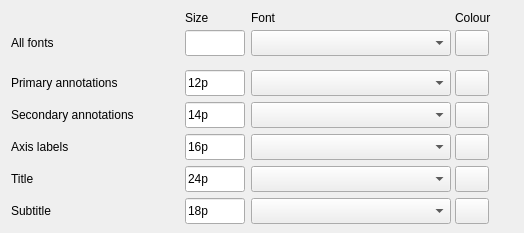
   <widget class="QWidget" name="tabFonts">
    <attribute name="title">
     <string>Fonts</string>
    </attribute>
    <widget class="QLabel" name="lblHdrFontSize">
     <property name="geometry">
      <rect>
       <x>185</x>
       <y>8</y>
       <width>60</width>
       <height>20</height>
      </rect>
     </property>
     <property name="text">
      <string>Size</string>
     </property>
    </widget>
    <widget class="QLabel" name="lblHdrFontName">
     <property name="geometry">
      <rect>
       <x>251</x>
       <y>8</y>
       <width>200</width>
       <height>20</height>
      </rect>
     </property>
     <property name="text">
      <string>Font</string>
     </property>
    </widget>
    <widget class="QLabel" name="lblHdrFontColor">
     <property name="geometry">
      <rect>
       <x>455</x>
       <y>8</y>
       <width>60</width>
       <height>20</height>
      </rect>
     </property>
     <property name="text">
      <string>Colour</string>
     </property>
    </widget>
    <widget class="QLabel" name="lblFontAll">
     <property name="geometry">
      <rect>
       <x>11</x>
       <y>30</y>
       <width>170</width>
       <height>26</height>
      </rect>
     </property>
     <property name="text">
      <string>All fonts</string>
     </property>
    </widget>
    <widget class="QLineEdit" name="editFontAllSize">
     <property name="geometry">
      <rect>
       <x>185</x>
       <y>30</y>
       <width>60</width>
       <height>26</height>
      </rect>
     </property>
     <property name="toolTip">
      <string>FONT: sets every font below at once. Empty = leave them as they are.</string>
     </property>
     <property name="gmtKey" stdset="0">
      <string>FONT</string>
     </property>
     <property name="gmtPart" stdset="0">
      <string>size</string>
     </property>
    </widget>
    <widget class="QComboBox" name="cmbFontAllName">
     <property name="geometry">
      <rect>
       <x>251</x>
       <y>30</y>
       <width>200</width>
       <height>26</height>
      </rect>
     </property>
     <property name="toolTip">
      <string>FONT: sets every font below at once.</string>
     </property>
     <property name="gmtKey" stdset="0">
      <string>FONT</string>
     </property>
     <property name="gmtPart" stdset="0">
      <string>name</string>
     </property>
    </widget>
    <widget class="QPushButton" name="btnFontAllC">
     <property name="geometry">
      <rect>
       <x>455</x>
       <y>30</y>
       <width>34</width>
       <height>26</height>
      </rect>
     </property>
     <property name="toolTip">
      <string>FONT colour: sets the colour of every font below at once.</string>
     </property>
     <property name="gmtKey" stdset="0">
      <string>FONT</string>
     </property>
     <property name="gmtPart" stdset="0">
      <string>color</string>
     </property>
     <property name="gmtColor" stdset="0">
      <string>black</string>
     </property>
    </widget>
    <widget class="QLabel" name="lblFontAnnotP">
     <property name="geometry">
      <rect>
       <x>11</x>
       <y>70</y>
       <width>170</width>
       <height>26</height>
      </rect>
     </property>
     <property name="text">
      <string>Primary annotations</string>
     </property>
    </widget>
    <widget class="QLineEdit" name="editFontAnnotPSize">
     <property name="geometry">
      <rect>
       <x>185</x>
       <y>70</y>
       <width>60</width>
       <height>26</height>
      </rect>
     </property>
     <property name="toolTip">
      <string>FONT_ANNOT_PRIMARY size: the axis numbers.</string>
     </property>
     <property name="text">
      <string>12p</string>
     </property>
     <property name="gmtKey" stdset="0">
      <string>FONT_ANNOT_PRIMARY</string>
     </property>
     <property name="gmtPart" stdset="0">
      <string>size</string>
     </property>
    </widget>
    <widget class="QComboBox" name="cmbFontAnnotPName">
     <property name="geometry">
      <rect>
       <x>251</x>
       <y>70</y>
       <width>200</width>
       <height>26</height>
      </rect>
     </property>
     <property name="toolTip">
      <string>FONT_ANNOT_PRIMARY font.</string>
     </property>
     <property name="gmtKey" stdset="0">
      <string>FONT_ANNOT_PRIMARY</string>
     </property>
     <property name="gmtPart" stdset="0">
      <string>name</string>
     </property>
    </widget>
    <widget class="QPushButton" name="btnFontAnnotPC">
     <property name="geometry">
      <rect>
       <x>455</x>
       <y>70</y>
       <width>34</width>
       <height>26</height>
      </rect>
     </property>
     <property name="toolTip">
      <string>FONT_ANNOT_PRIMARY colour.</string>
     </property>
     <property name="gmtKey" stdset="0">
      <string>FONT_ANNOT_PRIMARY</string>
     </property>
     <property name="gmtPart" stdset="0">
      <string>color</string>
     </property>
     <property name="gmtColor" stdset="0">
      <string>black</string>
     </property>
    </widget>
    <widget class="QLabel" name="lblFontAnnotS">
     <property name="geometry">
      <rect>
       <x>11</x>
       <y>102</y>
       <width>170</width>
       <height>26</height>
      </rect>
     </property>
     <property name="text">
      <string>Secondary annotations</string>
     </property>
    </widget>
    <widget class="QLineEdit" name="editFontAnnotSSize">
     <property name="geometry">
      <rect>
       <x>185</x>
       <y>102</y>
       <width>60</width>
       <height>26</height>
      </rect>
     </property>
     <property name="toolTip">
      <string>FONT_ANNOT_SECONDARY size: the second annotation level of time axes.</string>
     </property>
     <property name="text">
      <string>14p</string>
     </property>
     <property name="gmtKey" stdset="0">
      <string>FONT_ANNOT_SECONDARY</string>
     </property>
     <property name="gmtPart" stdset="0">
      <string>size</string>
     </property>
    </widget>
    <widget class="QComboBox" name="cmbFontAnnotSName">
     <property name="geometry">
      <rect>
       <x>251</x>
       <y>102</y>
       <width>200</width>
       <height>26</height>
      </rect>
     </property>
     <property name="toolTip">
      <string>FONT_ANNOT_SECONDARY font.</string>
     </property>
     <property name="gmtKey" stdset="0">
      <string>FONT_ANNOT_SECONDARY</string>
     </property>
     <property name="gmtPart" stdset="0">
      <string>name</string>
     </property>
    </widget>
    <widget class="QPushButton" name="btnFontAnnotSC">
     <property name="geometry">
      <rect>
       <x>455</x>
       <y>102</y>
       <width>34</width>
       <height>26</height>
      </rect>
     </property>
     <property name="toolTip">
      <string>FONT_ANNOT_SECONDARY colour.</string>
     </property>
     <property name="gmtKey" stdset="0">
      <string>FONT_ANNOT_SECONDARY</string>
     </property>
     <property name="gmtPart" stdset="0">
      <string>color</string>
     </property>
     <property name="gmtColor" stdset="0">
      <string>black</string>
     </property>
    </widget>
    <widget class="QLabel" name="lblFontLabel">
     <property name="geometry">
      <rect>
       <x>11</x>
       <y>134</y>
       <width>170</width>
       <height>26</height>
      </rect>
     </property>
     <property name="text">
      <string>Axis labels</string>
     </property>
    </widget>
    <widget class="QLineEdit" name="editFontLabelSize">
     <property name="geometry">
      <rect>
       <x>185</x>
       <y>134</y>
       <width>60</width>
       <height>26</height>
      </rect>
     </property>
     <property name="toolTip">
      <string>FONT_LABEL size: the axis names.</string>
     </property>
     <property name="text">
      <string>16p</string>
     </property>
     <property name="gmtKey" stdset="0">
      <string>FONT_LABEL</string>
     </property>
     <property name="gmtPart" stdset="0">
      <string>size</string>
     </property>
    </widget>
    <widget class="QComboBox" name="cmbFontLabelName">
     <property name="geometry">
      <rect>
       <x>251</x>
       <y>134</y>
       <width>200</width>
       <height>26</height>
      </rect>
     </property>
     <property name="toolTip">
      <string>FONT_LABEL font.</string>
     </property>
     <property name="gmtKey" stdset="0">
      <string>FONT_LABEL</string>
     </property>
     <property name="gmtPart" stdset="0">
      <string>name</string>
     </property>
    </widget>
    <widget class="QPushButton" name="btnFontLabelC">
     <property name="geometry">
      <rect>
       <x>455</x>
       <y>134</y>
       <width>34</width>
       <height>26</height>
      </rect>
     </property>
     <property name="toolTip">
      <string>FONT_LABEL colour.</string>
     </property>
     <property name="gmtKey" stdset="0">
      <string>FONT_LABEL</string>
     </property>
     <property name="gmtPart" stdset="0">
      <string>color</string>
     </property>
     <property name="gmtColor" stdset="0">
      <string>black</string>
     </property>
    </widget>
    <widget class="QLabel" name="lblFontTitle">
     <property name="geometry">
      <rect>
       <x>11</x>
       <y>166</y>
       <width>170</width>
       <height>26</height>
      </rect>
     </property>
     <property name="text">
      <string>Title</string>
     </property>
    </widget>
    <widget class="QLineEdit" name="editFontTitleSize">
     <property name="geometry">
      <rect>
       <x>185</x>
       <y>166</y>
       <width>60</width>
       <height>26</height>
      </rect>
     </property>
     <property name="toolTip">
      <string>FONT_TITLE size.</string>
     </property>
     <property name="text">
      <string>24p</string>
     </property>
     <property name="gmtKey" stdset="0">
      <string>FONT_TITLE</string>
     </property>
     <property name="gmtPart" stdset="0">
      <string>size</string>
     </property>
    </widget>
    <widget class="QComboBox" name="cmbFontTitleName">
     <property name="geometry">
      <rect>
       <x>251</x>
       <y>166</y>
       <width>200</width>
       <height>26</height>
      </rect>
     </property>
     <property name="toolTip">
      <string>FONT_TITLE font.</string>
     </property>
     <property name="gmtKey" stdset="0">
      <string>FONT_TITLE</string>
     </property>
     <property name="gmtPart" stdset="0">
      <string>name</string>
     </property>
    </widget>
    <widget class="QPushButton" name="btnFontTitleC">
     <property name="geometry">
      <rect>
       <x>455</x>
       <y>166</y>
       <width>34</width>
       <height>26</height>
      </rect>
     </property>
     <property name="toolTip">
      <string>FONT_TITLE colour.</string>
     </property>
     <property name="gmtKey" stdset="0">
      <string>FONT_TITLE</string>
     </property>
     <property name="gmtPart" stdset="0">
      <string>color</string>
     </property>
     <property name="gmtColor" stdset="0">
      <string>black</string>
     </property>
    </widget>
    <widget class="QLabel" name="lblFontSubtitle">
     <property name="geometry">
      <rect>
       <x>11</x>
       <y>198</y>
       <width>170</width>
       <height>26</height>
      </rect>
     </property>
     <property name="text">
      <string>Subtitle</string>
     </property>
    </widget>
    <widget class="QLineEdit" name="editFontSubtitleSize">
     <property name="geometry">
      <rect>
       <x>185</x>
       <y>198</y>
       <width>60</width>
       <height>26</height>
      </rect>
     </property>
     <property name="toolTip">
      <string>FONT_SUBTITLE size.</string>
     </property>
     <property name="text">
      <string>18p</string>
     </property>
     <property name="gmtKey" stdset="0">
      <string>FONT_SUBTITLE</string>
     </property>
     <property name="gmtPart" stdset="0">
      <string>size</string>
     </property>
    </widget>
    <widget class="QComboBox" name="cmbFontSubtitleName">
     <property name="geometry">
      <rect>
       <x>251</x>
       <y>198</y>
       <width>200</width>
       <height>26</height>
      </rect>
     </property>
     <property name="toolTip">
      <string>FONT_SUBTITLE font.</string>
     </property>
     <property name="gmtKey" stdset="0">
      <string>FONT_SUBTITLE</string>
     </property>
     <property name="gmtPart" stdset="0">
      <string>name</string>
     </property>
    </widget>
    <widget class="QPushButton" name="btnFontSubtitleC">
     <property name="geometry">
      <rect>
       <x>455</x>
       <y>198</y>
       <width>34</width>
       <height>26</height>
      </rect>
     </property>
     <property name="toolTip">
      <string>FONT_SUBTITLE colour.</string>
     </property>
     <property name="gmtKey" stdset="0">
      <string>FONT_SUBTITLE</string>
     </property>
     <property name="gmtPart" stdset="0">
      <string>color</string>
     </property>
     <property name="gmtColor" stdset="0">
      <string>black</string>
     </property>
    </widget>
   </widget>
